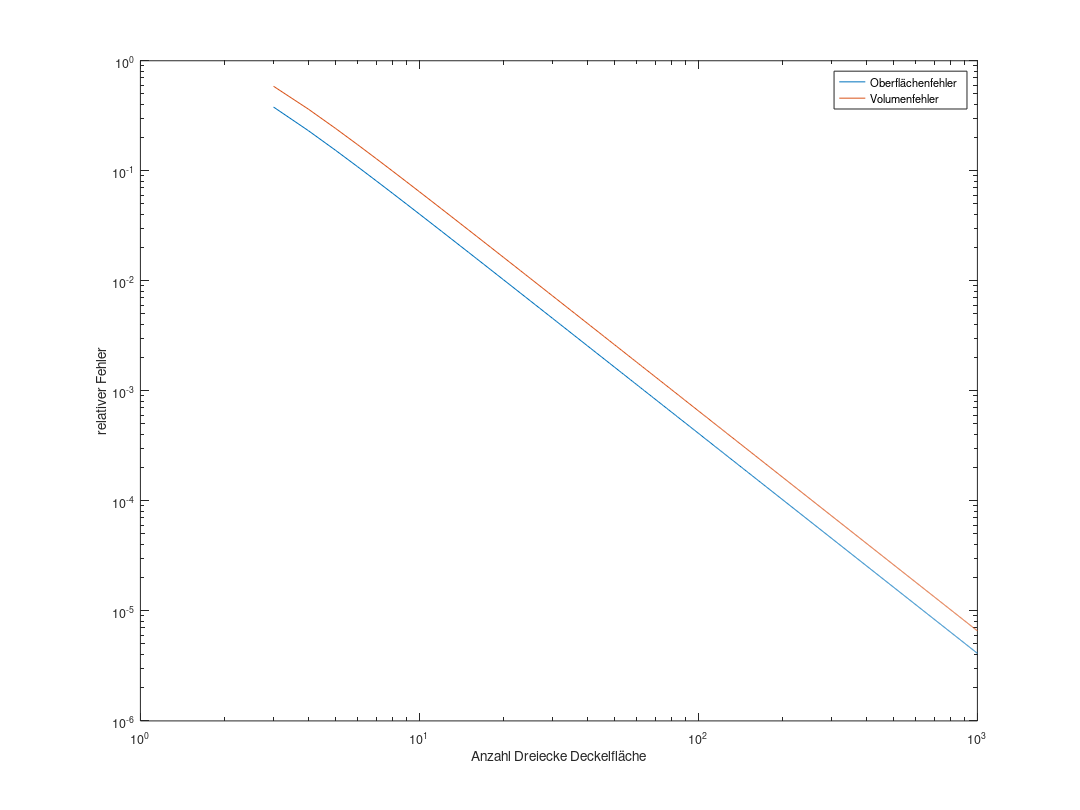

The MATLAB source for this figure:
%Skript zur Darstellung der Diskretisierungsfehler eines Zylinders.
%
%   Eingabe
%   nmax        Maximale Stützstellenanzahl
%
%   Rückgabe
%   figure(1)   Plot Fehler doppelt-logarithmisch (wird abgespeichert 
%               in plotVisErrloglog.pdf)

% Parameter setzen
nmax=1000;
r = 1;
h = 1;


% Vektor mit verschiedener Anzahl von Dreicken
nd=3:nmax;


% Berechnung von diskreter Oberfläche und Volumen 
oberflaechendiskret = zeros(1,nmax-2);
[~,imax] = size(nd);
for i= 1:imax
    
    n = nd(1,i);
    oberflaechendiskret(1,i) = n*(r^2 * sin(2*pi/n) + 2*h*r*sin(pi/n));
    
end


volumendiskret = zeros(1,nmax-2);
for i= 1:imax
    
    n = nd(1,i);
    volumendiskret(1,i) = n/2*h*r^2*sin(2*pi/n);
    
end

% Berechnung von analytischer Oberfläche und Volumen 
oberflaecheanalytisch = 2*pi*r^2 + 2*pi*r*h;
volumenanalytisch = pi*r^2*h;

% Berechnung von Oberflächen- und Volumenfehler
oberflaechenfehler = abs(ones(1,nmax-2) - oberflaechendiskret ./ oberflaecheanalytisch);
volumenfehler = abs(ones(1,nmax-2) - volumendiskret ./ volumenanalytisch);


% Plotten der beiden Fehler über nd
figure(1)
    loglog(nd,oberflaechenfehler,nd,volumenfehler)
    xlabel('Anzahl Dreiecke Deckelfläche')
    ylabel('relativer Fehler')
    legend({'Oberflächenfehler',...
            'Volumenfehler'},...
            'Location','Northeast')
    set(1,'papersize',[12,9])
    set(1,'paperposition',[0,0,12,9])
    print -dpdf plotVisErrloglog.pdf
    
    
% nd für Fehler kleiner als 10^(-5) finden
oberflaechenfehler_suche = 1;
volumenfehler_suche = 1;
n = 3;

while oberflaechenfehler_suche >= power(10,-5) || volumenfehler_suche >= power(10,-5)
    
    oberflaechediskret_suche = n*(r^2 * sin(2*pi/n) + 2*h*r*sin(pi/n));
    oberflaechenfehler_suche = abs(1-oberflaechediskret_suche/oberflaecheanalytisch);
    
    volumendiskret_suche = n/2*h*r^2*sin(2*pi/n);
    volumenfehler_suche = abs(1-volumendiskret_suche/volumenanalytisch);
    
    n = n+1;
    
end

disp(n-1)
